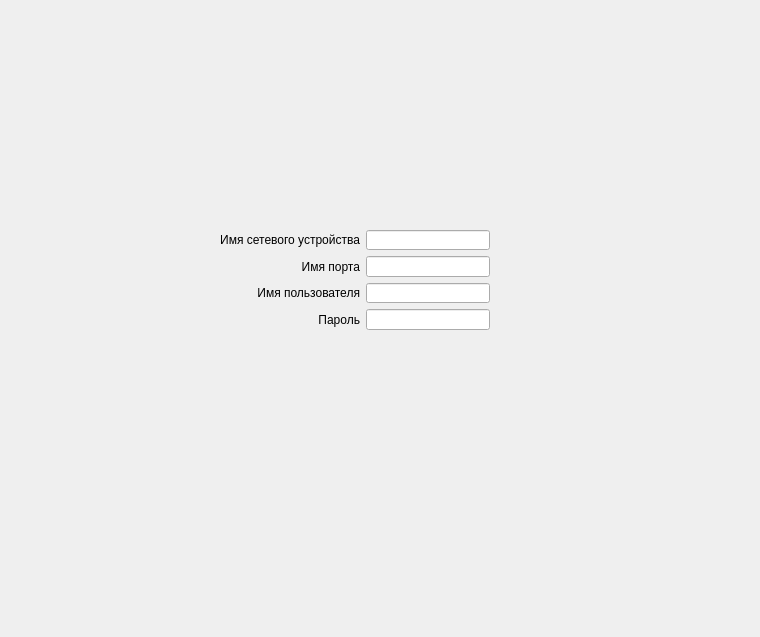
<?xml version="1.0" encoding="UTF-8"?>
<ui version="4.0">
 <class>Form</class>
 <widget class="QWidget" name="Form">
  <property name="geometry">
   <rect>
    <x>0</x>
    <y>0</y>
    <width>760</width>
    <height>637</height>
   </rect>
  </property>
  <property name="windowTitle">
   <string>Form</string>
  </property>
  <widget class="QWidget" name="layoutWidget">
   <property name="geometry">
    <rect>
     <x>220</x>
     <y>230</y>
     <width>270</width>
     <height>100</height>
    </rect>
   </property>
   <layout class="QFormLayout" name="formLayout">
    <property name="labelAlignment">
     <set>Qt::AlignRight|Qt::AlignTrailing|Qt::AlignVCenter</set>
    </property>
    <item row="0" column="0">
     <widget class="QLabel" name="label">
      <property name="text">
       <string>Имя сетевого устройства</string>
      </property>
      <property name="alignment">
       <set>Qt::AlignRight|Qt::AlignTrailing|Qt::AlignVCenter</set>
      </property>
     </widget>
    </item>
    <item row="0" column="1">
     <widget class="QLineEdit" name="hostLine">
      <property name="toolTip">
       <string>Введите IP-адрес сервера или localhost</string>
      </property>
     </widget>
    </item>
    <item row="1" column="0">
     <widget class="QLabel" name="label_2">
      <property name="font">
       <font>
        <family>MS UI Gothic</family>
       </font>
      </property>
      <property name="text">
       <string>Имя порта</string>
      </property>
      <property name="alignment">
       <set>Qt::AlignRight|Qt::AlignTrailing|Qt::AlignVCenter</set>
      </property>
     </widget>
    </item>
    <item row="1" column="1">
     <widget class="QLineEdit" name="portLine">
      <property name="toolTip">
       <string>Введите имя порта или оставьте пустым при localhost</string>
      </property>
     </widget>
    </item>
    <item row="2" column="0">
     <widget class="QLabel" name="label_3">
      <property name="text">
       <string>Имя пользователя</string>
      </property>
      <property name="alignment">
       <set>Qt::AlignRight|Qt::AlignTrailing|Qt::AlignVCenter</set>
      </property>
     </widget>
    </item>
    <item row="2" column="1">
     <widget class="QLineEdit" name="userLine">
      <property name="toolTip">
       <string>Введите имя администратора</string>
      </property>
     </widget>
    </item>
    <item row="3" column="0">
     <widget class="QLabel" name="label_4">
      <property name="text">
       <string>Пароль</string>
      </property>
      <property name="alignment">
       <set>Qt::AlignRight|Qt::AlignTrailing|Qt::AlignVCenter</set>
      </property>
     </widget>
    </item>
    <item row="3" column="1">
     <widget class="QLineEdit" name="pwdLine">
      <property name="toolTip">
       <string>Пароль администратора</string>
      </property>
     </widget>
    </item>
   </layout>
  </widget>
 </widget>
 <resources/>
 <connections/>
</ui>
